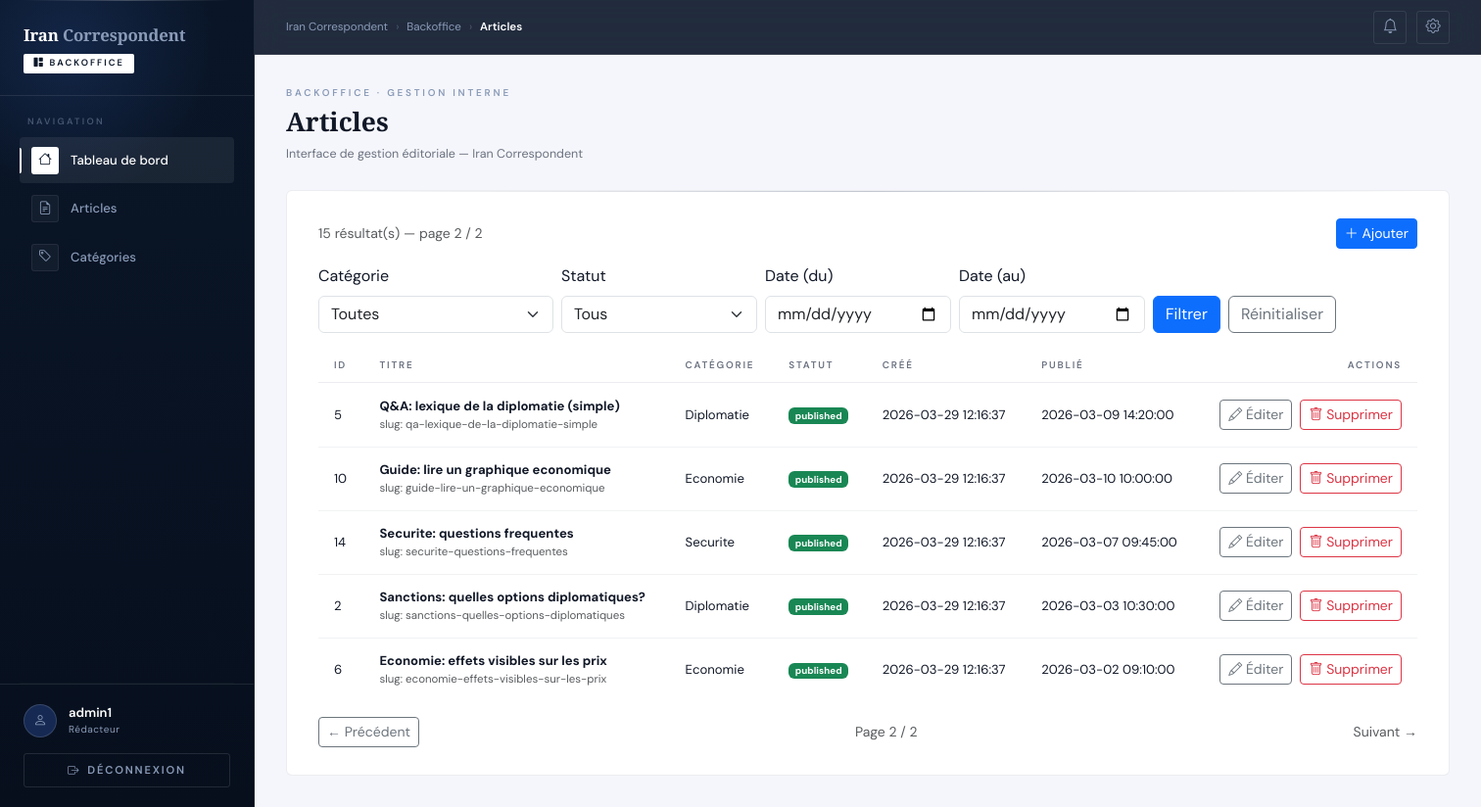
/admin/index.php?r=articles&page=2 (signed in), run on the app's committed database.
### tables this page shows
CREATE TABLE articles (
  id INT UNSIGNED AUTO_INCREMENT PRIMARY KEY,
  category_id INT UNSIGNED NOT NULL,
  title VARCHAR(200) NOT NULL,
  slug VARCHAR(200) NOT NULL UNIQUE,
  excerpt TEXT NULL,  
  content_html MEDIUMTEXT NOT NULL,
  hero_image_path VARCHAR(255) NULL,
  hero_image_alt VARCHAR(180) NULL,

  meta_title VARCHAR(255) NULL,
  meta_description VARCHAR(255) NULL,
  canonical_url VARCHAR(255) NULL,
  meta_robots VARCHAR(50) NULL DEFAULT 'index,follow',

  status ENUM('draft','published') NOT NULL DEFAULT 'draft',
  published_at DATETIME NULL,
  deleted_at DATETIME NULL,
  created_at DATETIME NOT NULL DEFAULT CURRENT_TIMESTAMP,
  updated_at DATETIME NOT NULL DEFAULT CURRENT_TIMESTAMP ON UPDATE CURRENT_TIMESTAMP,

  CONSTRAINT fk_articles_category
    FOREIGN KEY (category_id) REFERENCES categories(id)
    ON DELETE RESTRICT,

  INDEX idx_articles_status_published (status, published_at),
  INDEX idx_articles_category_published (category_id, status, published_at),
  INDEX idx_articles_deleted_at (deleted_at)
);

CREATE TABLE categories (
  id INT UNSIGNED AUTO_INCREMENT PRIMARY KEY,
  name VARCHAR(120) NOT NULL,
  slug VARCHAR(160) NOT NULL UNIQUE,
  created_at DATETIME NOT NULL DEFAULT CURRENT_TIMESTAMP
);

### public/admin/controllers/ArticleController.php (called while the page is built, shortened)
<?php
require_once __DIR__ . '/../../../app/models/Article.php';
class ArticleController
{
	private function getInt(string $key, int $default): int
	{
		$val = filter_input(INPUT_GET, $key, FILTER_VALIDATE_INT);
		return $val;
	}
	private function getDate(string $key): ?string
	{
		$val = (string) ($_GET[$key] ?? '');
		$val = trim($val);
		if ($val === '') {
			return null;
		}
		return $val;
	}
	private function getStatus(): ?string
	{
		$status = (string) ($_GET['status'] ?? '');
		$status = trim($status);
		if ($status === '') {
			return null;
		}
		return $status;
	}
	private function getCategoryId(): ?int
	{
		$val = filter_input(INPUT_GET, 'category_id', FILTER_VALIDATE_INT);
		if ($val === false || $val === null) {
			return null;
		}
		return $val > 0 ? $val : null;
	}
	public function index(): void
	{
		$pageSize = 10;
		$page = max(1, $this->getInt('page', 1));
		$filters = [
			'status' => $this->getStatus(),
			'category_id' => $this->getCategoryId(),
			'from' => $this->getDate('from'),
			'to' => $this->getDate('to'),
		];
		$total = Article::countForAdmin($filters);
		$totalPages = max(1, (int) ceil($total / $pageSize));
		$offset = ($page - 1) * $pageSize;
		$articles = Article::listForAdmin($filters, $pageSize, $offset);
		$pagination = [
			'page' => $page,
			'pageSize' => $pageSize,
			'total' => $total,
			'totalPages' => $totalPages,
		];
		require __DIR__ . '/../views/articles/index.php';
		require __DIR__ . '/../views/layouts/main.php';
	}
}

### app/models/Article.php (called while the page is built, shortened)
<?php
require_once __DIR__ . '/../core/Model.php';
class Article extends Model
{
	private static function buildAdminWhere(array $filters, array &$params): string
	{
		$where = ['a.deleted_at IS NULL'];
		$params = [];
		return 'WHERE ' . implode(' AND ', $where);
	}
	public static function countForAdmin(array $filters = []): int
	{
		$params = [];
		$whereSql = self::buildAdminWhere($filters, $params);
		$row = self::fetchOne('SELECT COUNT(*) AS cnt FROM articles a ' . $whereSql, $params);
		return (int) ($row['cnt'] ?? 0);
	}
	public static function listForAdmin(array $filters = [], int $limit = 10, int $offset = 0): array
	{
		$limit = max(1, min(100, $limit));
		$offset = max(0, $offset);
		$params = [];
		$whereSql = self::buildAdminWhere($filters, $params);
		$sql = "SELECT a.id, a.category_id, a.title, a.slug, a.status, a.created_at, a.updated_at, a.published_at,
					c.name AS category_name
				FROM articles a
				INNER JOIN categories c ON c.id = a.category_id
				" . $whereSql . "
				ORDER BY a.created_at DESC
				LIMIT " . (int) $limit . " OFFSET " . (int) $offset;
		return self::fetchAll($sql, $params);
	}
}

### app/core/Model.php (called while the page is built, shortened)
<?php
abstract class Model
{
	private static ?PDO $pdo = null;
	protected static function db(): PDO
	{
		if (self::$pdo instanceof PDO) {
			return self::$pdo;
		}
		$configPath = __DIR__ . '/../config/database.php';
		$cfg = require $configPath;
		$host = $cfg['host'] ?? 'db';
		$port = $cfg['port'] ?? '3306';
		$name = $cfg['name'] ?? 'iran_news';
		$user = $cfg['user'] ?? 'root';
		$pass = $cfg['pass'] ?? 'root';
		$charset = $cfg['charset'] ?? 'utf8mb4';
		$dsn = sprintf('mysql:host=%s;port=%s;dbname=%s;charset=%s', $host, $port, $name, $charset);
		self::$pdo = new PDO(
			$dsn,
			$user,
			$pass,
			[
				PDO::ATTR_ERRMODE => PDO::ERRMODE_EXCEPTION,
				PDO::ATTR_DEFAULT_FETCH_MODE => PDO::FETCH_ASSOC,
				PDO::ATTR_EMULATE_PREPARES => false,
			]
		);
		return self::$pdo;
	}
	protected static function fetchOne(string $sql, array $params = []): ?array
	{
		$stmt = self::db()->prepare($sql);
		$stmt->execute($params);
		$row = $stmt->fetch();
		return $row === false ? null : $row;
	}
	protected static function fetchAll(string $sql, array $params = []): array
	{
		$stmt = self::db()->prepare($sql);
		$stmt->execute($params);
		return $stmt->fetchAll();
	}
}

### public/admin/views/articles/index.php (the view, shortened to what this page needs)
<?php
function buildQuery(array $filters, int $page): string
{
	$params = [
		'r' => 'articles',
		'page' => $page,
	];
	return '/admin/index.php?' . http_build_query($params);
}
?>
<div class="d-flex flex-wrap gap-2 justify-content-between align-items-center mb-3">
	<div class="text-muted small">
		<?= (int)($pagination['total'] ?? 0) ?> résultat(s) — page <?= (int)($pagination['page'] ?? 1) ?> / <?= (int)($pagination['totalPages'] ?? 1) ?>
	</div>
	<a href="/admin/articles/create" class="btn btn-primary btn-sm">
		<i class="bi bi-plus-lg"></i> Ajouter
	</a>
</div>
<form method="get" action="/admin/index.php" class="mb-3">
	<div class="d-flex flex-row flex-nowrap gap-2 align-items-end overflow-auto">
		<div class="flex-shrink-0" style="min-width: 240px;">
			<label for="category_id" class="form-label">Catégorie</label>
			<select name="category_id" id="category_id" class="form-select">
				<option value="" <?= empty($filters['category_id']) ? 'selected' : '' ?>>Toutes</option>
			</select>
		</div>
		<div class="flex-shrink-0" style="min-width: 200px;">
			<label for="status" class="form-label">Statut</label>
			<select name="status" id="status" class="form-select">
				<option value="" <?= empty($filters['status']) ? 'selected' : '' ?>>Tous</option>
			</select>
		</div>
		<div class="flex-shrink-0" style="min-width: 190px;">
			<label for="from" class="form-label">Date (du)</label>
			<input type="date" name="from" id="from" class="form-control" value="<?= htmlspecialchars((string)($filters['from'] ?? ''), ENT_QUOTES, 'UTF-8') ?>">
		</div>
		<div class="flex-shrink-0" style="min-width: 190px;">
			<label for="to" class="form-label">Date (au)</label>
			<input type="date" name="to" id="to" class="form-control" value="<?= htmlspecialchars((string)($filters['to'] ?? ''), ENT_QUOTES, 'UTF-8') ?>">
		</div>
		<div class="flex-shrink-0 d-flex gap-2" style="min-width: 260px;">
			<button type="submit" class="btn btn-primary">Filtrer</button>
			<a href="/admin/articles" class="btn btn-outline-secondary">Réinitialiser</a>
		</div>
	</div>
</form>
<div class="table-responsive">
	<table class="table table-sm align-middle mb-0">
	<thead>
		<tr>
			<th>ID</th>
			<th>Titre</th>
			<th>Catégorie</th>
			<th>Statut</th>
			<th>Créé</th>
			<th>Publié</th>
			<th class="text-end">Actions</th>
		</tr>
	</thead>
	<tbody>
		<?php if (empty($articles)): ?>
			<tr><td colspan="7" class="text-muted">Aucun article</td></tr>
		<?php else: ?>
			<?php foreach ($articles as $a): ?>
				<tr>
					<td><?= (int)$a['id'] ?></td>
					<td>
						<div><strong><?= htmlspecialchars((string)$a['title'], ENT_QUOTES, 'UTF-8') ?></strong></div>
						<div class="text-muted small">slug: <?= htmlspecialchars((string)$a['slug'], ENT_QUOTES, 'UTF-8') ?></div>
					</td>
					<td><?= htmlspecialchars((string)($a['category_name'] ?? ''), ENT_QUOTES, 'UTF-8') ?></td>
					<td>
						<span class="badge text-bg-<?= $a['status'] === 'published' ? 'success' : 'secondary' ?>">
							<?= htmlspecialchars((string)$a['status'], ENT_QUOTES, 'UTF-8') ?>
						</span>
					</td>
					<td><?= htmlspecialchars((string)$a['created_at'], ENT_QUOTES, 'UTF-8') ?></td>
					<td><?= htmlspecialchars((string)($a['published_at'] ?? ''), ENT_QUOTES, 'UTF-8') ?></td>
					<td class="text-end">
						<div class="d-inline-flex gap-2">
							<a class="btn btn-outline-secondary btn-sm" href="/admin/articles/edit?id=<?= (int) $a['id'] ?>">
								<i class="bi bi-pencil"></i> Éditer
							</a>
							<form method="post" action="/admin/articles/delete?id=<?= (int) $a['id'] ?>" onsubmit="return confirm('Supprimer cet article ?');" class="m-0">
								<button type="submit" class="btn btn-outline-danger btn-sm">
									<i class="bi bi-trash"></i> Supprimer
								</button>
							</form>
						</div>
					</td>
				</tr>
			<?php endforeach; ?>
		<?php endif; ?>
	</tbody>
	</table>
</div>
<nav class="d-flex align-items-center justify-content-between mt-3">
	<?php
		$page = (int)($pagination['page'] ?? 1);
		$totalPages = (int)($pagination['totalPages'] ?? 1);
	?>
	<?php if ($page > 1): ?>
		<a class="btn btn-outline-secondary btn-sm" href="<?= htmlspecialchars(buildQuery($filters, $page - 1), ENT_QUOTES, 'UTF-8') ?>">← Précédent</a>
	<?php else: ?>
		<span class="text-muted small">← Précédent</span>
	<?php endif; ?>
	<span class="text-muted small">Page <?= $page ?> / <?= $totalPages ?></span>
	<?php if ($page < $totalPages): ?>
		<a class="btn btn-outline-secondary btn-sm" href="<?= htmlspecialchars(buildQuery($filters, $page + 1), ENT_QUOTES, 'UTF-8') ?>">Suivant →</a>
	<?php else: ?>
		<span class="text-muted small">Suivant →</span>
	<?php endif; ?>
</nav>

### public/admin/views/layouts/main.php (style rules this page uses)
:root { --navy: #0a1628; --navy-mid: #0f2044; --navy-soft: #162952; --navy-card: #111d3a; --white: #ffffff; --off-white: #e8edf5; --silver: #c4cfe3; --muted: #8a9bb8; --border: rgba(255,255,255,.09); --border-md: rgba(255,255,255,.14); --sidebar-w: 260px; --tr: .18s cubic-bezier(.4,0,.2,1); }
*, *::before, *::after { box-sizing: border-box; margin: 0; padding: 0; }
html, body { height: 100%; }
body { font-family: 'DM Sans', sans-serif; background: #f5f6fb; color: #111827; min-height: 100vh; }
.bo-card table { width: 100%; border-collapse: collapse; font-size: .82rem; }
.bo-card table th { font-size: .62rem; font-weight: 600; letter-spacing: .18em; text-transform: uppercase; color: #6b7280; padding: .6rem 1rem; border-bottom: 1px solid rgba(15,32,68,.08); text-align: left; }
.bo-card table td { padding: .85rem 1rem; color: #111827; border-bottom: 1px solid rgba(15,32,68,.06); vertical-align: middle; }
.bo-card table tr:last-child td { border-bottom: none; }

### data on the page
articles: id "5", title "Q&A: lexique de la diplomatie (simple)", slug "qa-lexique-de-la-diplomatie-simple", category.name "Diplomatie", status "published", created_at "2026-03-29 12:16:37", published_at "2026-03-09 14:20:00"
articles: id "10", title "Guide: lire un graphique economique", slug "guide-lire-un-graphique-economique", category.name "Economie", status "published", created_at "2026-03-29 12:16:37", published_at "2026-03-10 10:00:00"
articles: id "14", title "Securite: questions frequentes", slug "securite-questions-frequentes", category.name "Securite", status "published", created_at "2026-03-29 12:16:37", published_at "2026-03-07 09:45:00"
articles: id "2", title "Sanctions: quelles options diplomatiques?", slug "sanctions-quelles-options-diplomatiques", category.name "Diplomatie", status "published", created_at "2026-03-29 12:16:37", published_at "2026-03-03 10:30:00"
articles: id "6", title "Economie: effets visibles sur les prix", slug "economie-effets-visibles-sur-les-prix", category.name "Economie", status "published", created_at "2026-03-29 12:16:37", published_at "2026-03-02 09:10:00"

### other printed values
$currentUser['username'] "admin1"
$pageHeading "Articles"
$pagination['total'] "15"
$pagination['page'] "2"
$pagination['totalPages'] "2"
$page "2"
$totalPages "2"
